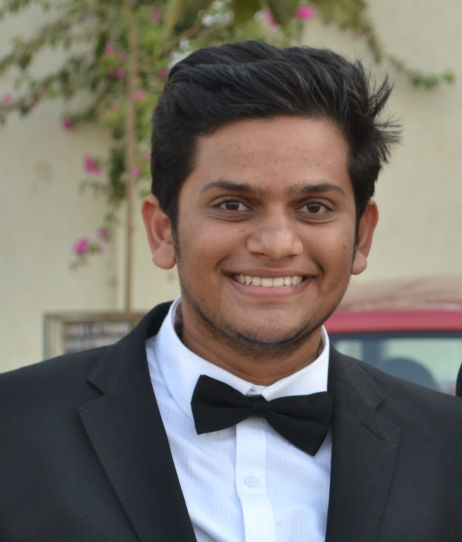
#> input picture myimage.jpg, 924 x 1083 px (shown at 1/2 size)
$ python gaussianpyramid.py
#> lines starting #> are read from the running program, lines starting #| are printed output that depends on the picture; after the words box and inside, x2 and y2 are one past the last pixel; in counts of white or black regions, pixels touching at a corner belong together
#Script to display gaussian pyramid of an image
import cv2
import numpy as np
image = cv2.imread('myimage.jpg')
#> image is the input picture: shape (1083, 924, 3); mean B, G, R 103.9, 111.7, 117.3
copy = image.copy()
space=int(image.shape[0])*int(image.shape[1])
#> space = 1000692
#Taking image dimensions
row=copy.shape[0]
#> row = 1083
column=copy.shape[1]
#> column = 924
channel=copy.shape[2]
#> channel = 3
newimage = np.zeros((row,column,channel), dtype=np.uint8) #zero array image
merge = np.concatenate((copy,newimage), axis=1) #merging the original image with a darken image of same size
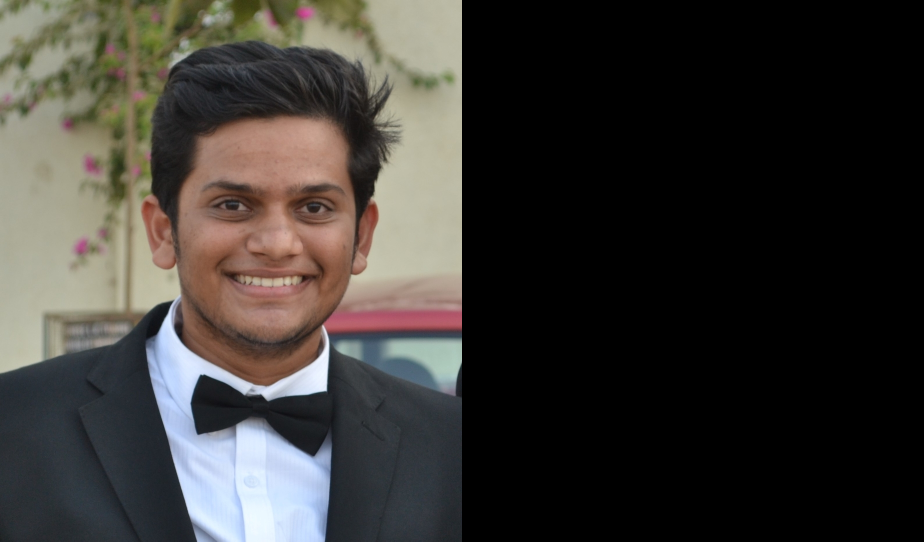
#> merge: shape (1083, 1848, 3) (shown at 1/2 size); mean B, G, R 52, 55.8, 58.7
height = 0
width = image.shape[1]
#> width = 924
for i in range(0,5):

    lowerimage = cv2.pyrDown(image) #lowering image resolution
    space += int(lowerimage.shape[0])*int(lowerimage.shape[1])
    merge[height: height + lowerimage.shape[0], width: width + lowerimage.shape[1]]=lowerimage #appending size
    height += lowerimage.shape[0]
    image = lowerimage
    i+=1
#> this loop made 5 passes
#> pass 1, `lowerimage = cv2.pyrDown(image)`:
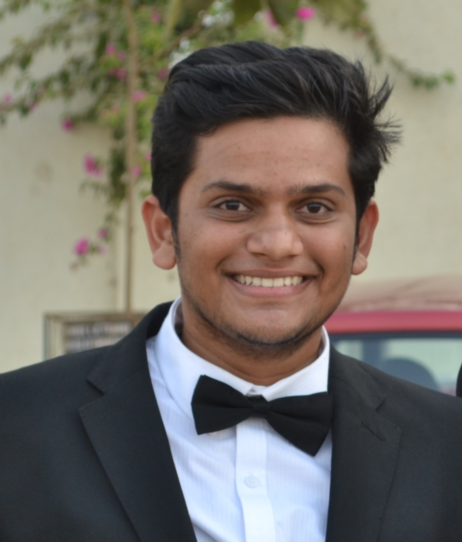
#> lowerimage: shape (542, 462, 3); mean B, G, R 103.9, 111.7, 117.3
#> pass 3, `lowerimage = cv2.pyrDown(image)`:
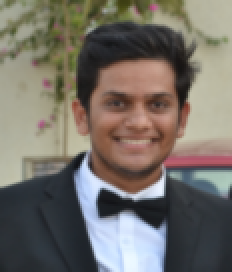
#> lowerimage: shape (136, 116, 3) (shown 2 times larger); mean B, G, R 103.9, 111.8, 117.4
#> after the loop:
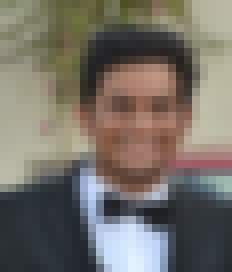
#> image: shape (34, 29, 3) (shown 8 times larger); mean B, G, R 103.7, 112, 117.7
#> after the loop:
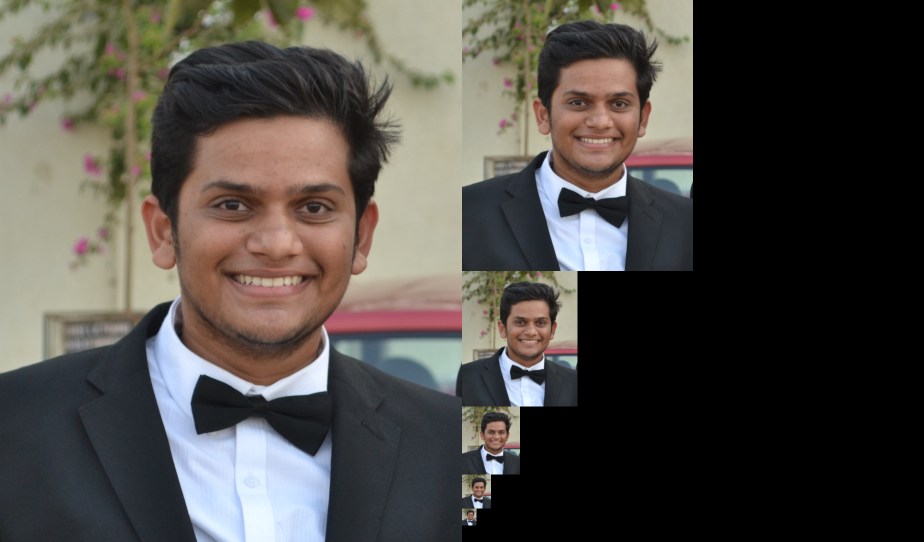
#> merge: shape (1083, 1848, 3) (shown at 1/2 size); 16.67% of pixels changed, all inside (x1, y1, x2, y2) = (924, 0, 1386, 1051)
#> after the loop, height = 1051; space = 1334403
print("space requirement for the pyramid is:",space)
#| space requirement for the pyramid is: 1334403
cv2.imshow("result", merge)
size=int(merge.size/3)
#> size = 2001384
print("size of smallest rectangular image is:",size)
#| size of smallest rectangular image is: 2001384
key=cv2.waitKey(10000) & 0xFF #Display duration = 10 seconds & Mask for 64-bit systems
#> (key q is pressed here)
if key==27: #Press Escape key to close the image window
    cv2.destroyAllWindows()
elif key==ord('q'): #Press 'q' key to quit the image window
    cv2.destroyAllWindows()
elif key==ord('e'):#Press 'e' key to exit the image window
    cv2.destroyAllWindows()
elif key==ord('x'):#Press 'x' key to cancel the image window
    cv2.destroyAllWindows()
cv2.destroyAllWindows() #To destroy windows anyway
